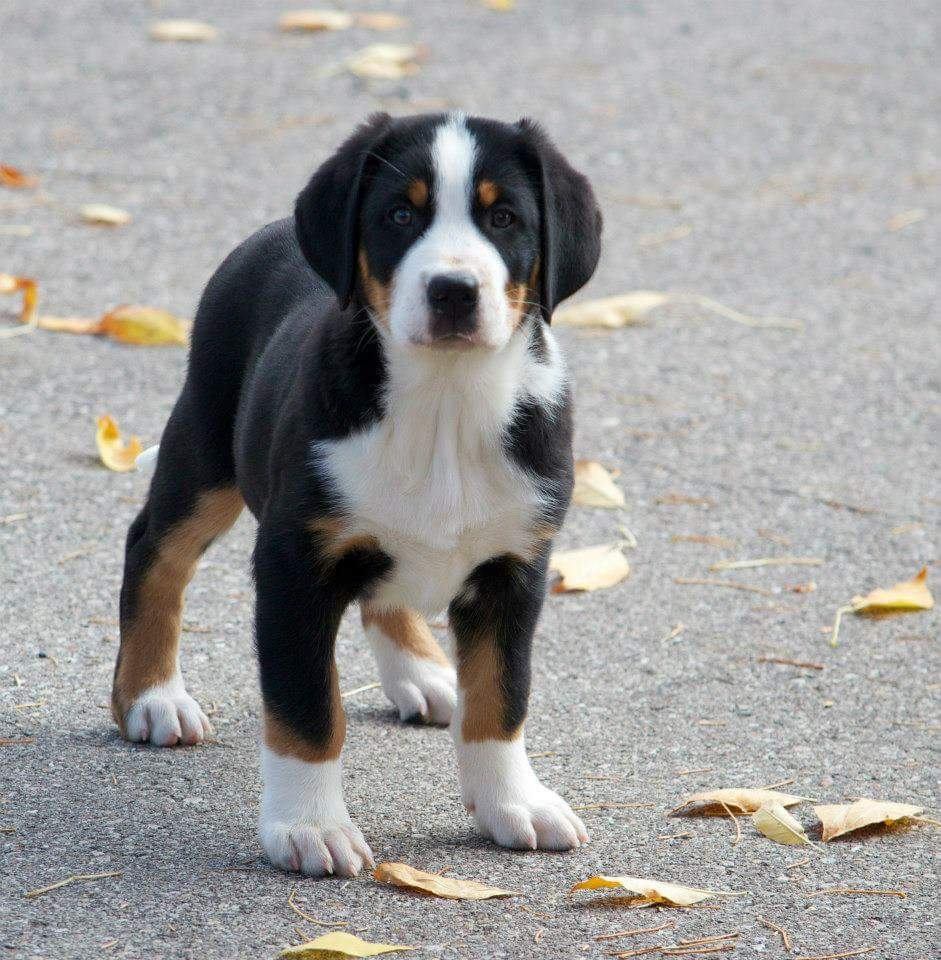
#> input picture files/beast.jpg, 941 x 960 px
$ python histo.py
#> lines starting #> are read from the running program, lines starting #| are printed output that depends on the picture
import matplotlib
matplotlib.use('Agg')

import cv2
import numpy as np
from matplotlib import pyplot as plt
matplotlib.use('Agg')

img = cv2.imread('beast.jpg',0)
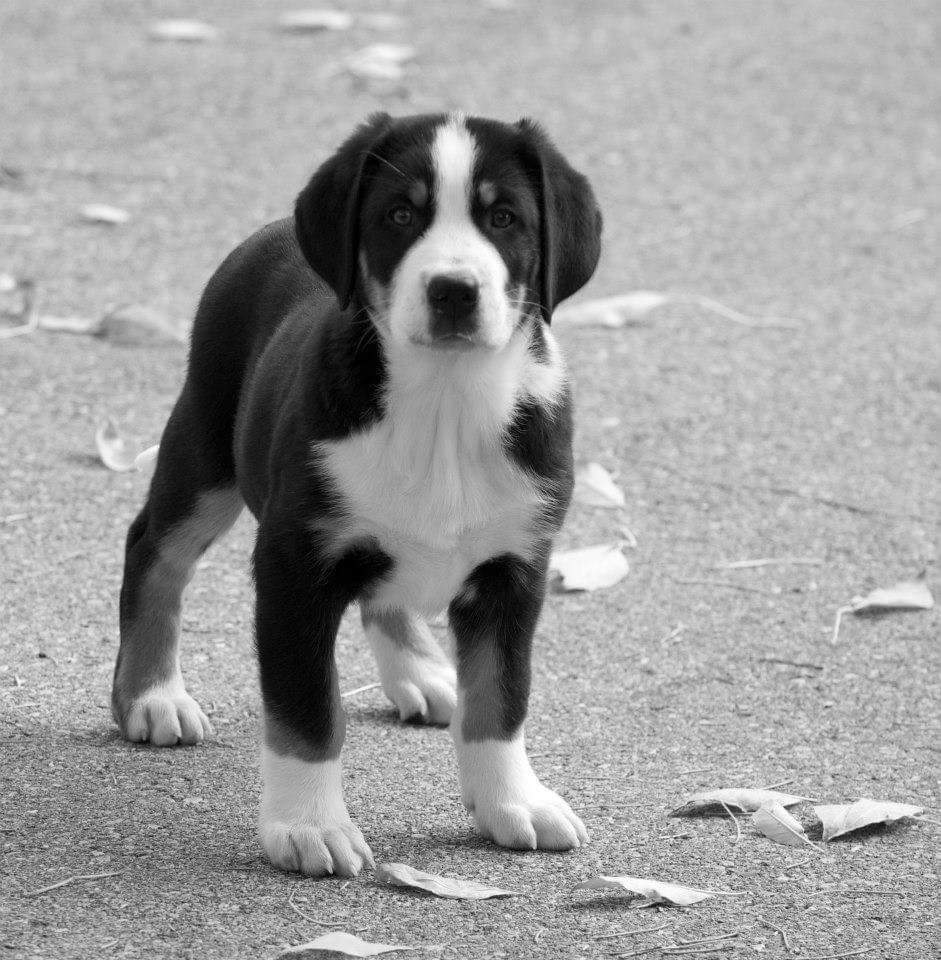
#> img: shape (960, 941); min 0, max 255, mean 156.5
plt.hist(img.ravel(),256,[0,256])
plt.savefig('histogram.png')
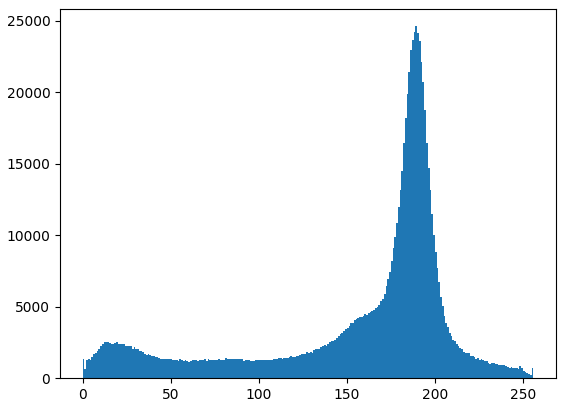
#> figure drawn by matplotlib, 1 panel; tallest bar 24611 high, from x = 189 to 190
